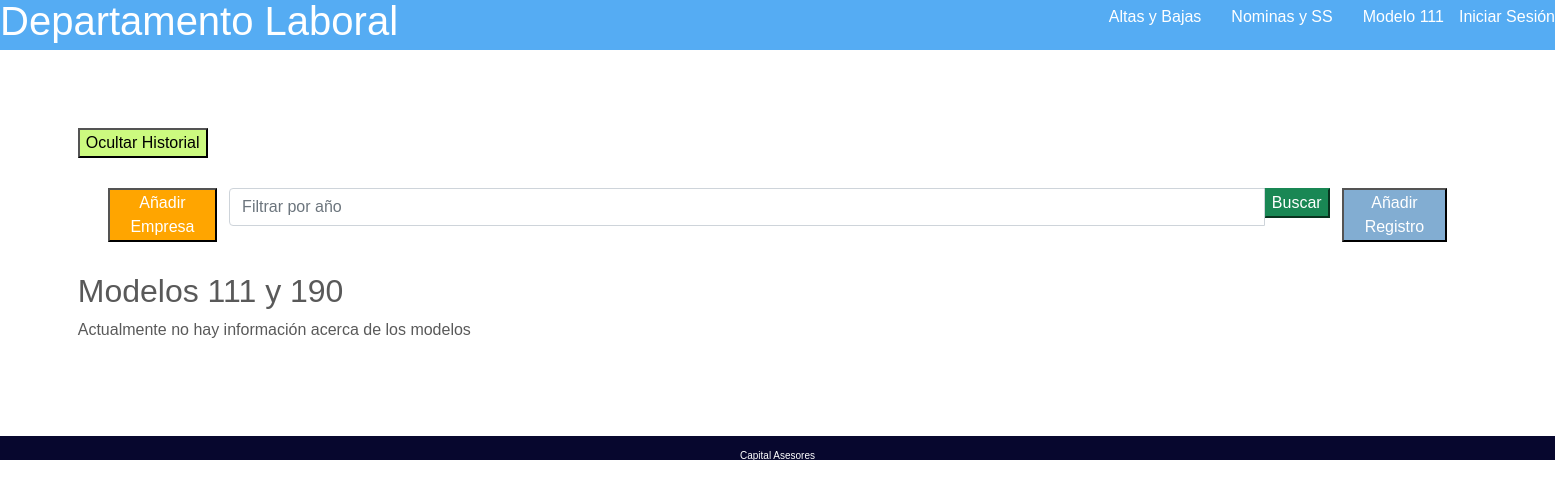
The app's page /modelo111190Historial, older data.
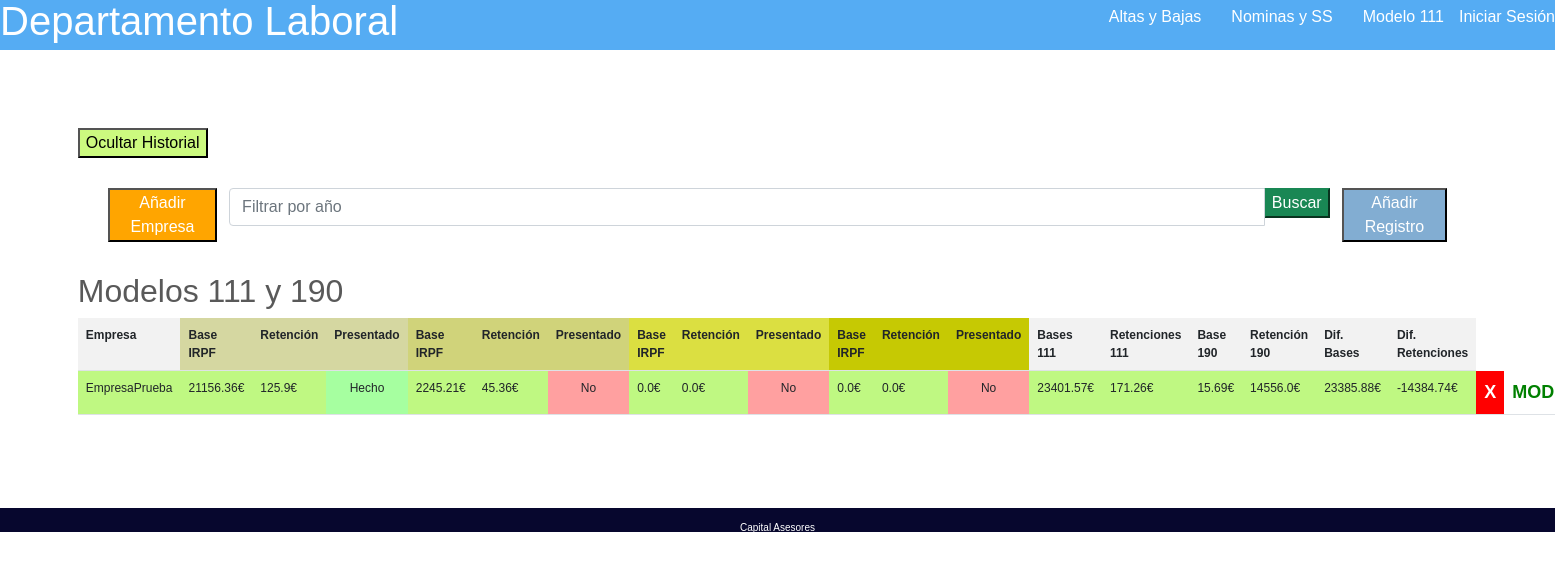
The same page, newer data.
### nucleo/models.py (models this page shows, shortened)
class modelo111190(models.Model):
    baseIRPF1T = models.FloatField(default=0)
    reten1T = models.FloatField(default=0)
    presentado1T = models.BooleanField(default=False)
    baseIRPF2T = models.FloatField(default=0)
    reten2T = models.FloatField(default=0)
    presentado2T = models.BooleanField(default=False)
    baseIRPF3T = models.FloatField(default=0)
    reten3T = models.FloatField(default=0)
    presentado3T = models.BooleanField(default=False)
    baseIRPF4T = models.FloatField(default=0)
    reten4T = models.FloatField(default=0)
    presentado4T = models.BooleanField(default=False)
    base190 = models.FloatField(default=0)
    reten190 = models.FloatField(default=0)
    empresa = models.ForeignKey(Empresa, on_delete=models.CASCADE,  related_name="empresa111")
    anyo = models.IntegerField(default = 2021)
    fin=models.BooleanField(default=False)
    oculto=models.BooleanField(default=False)
    class Meta:
        ordering = ['-anyo']
    @property
    def sumaBase(self):
        return (self.baseIRPF1T + self.baseIRPF2T +self.baseIRPF3T + self.baseIRPF4T)
    """def save(self):
        self.bases111 = self.sumaBase
        super(modelo111190, self).save()"""
    @property
    def sumaRetenciones(self):
        retenciones111=(self.reten1T + self.reten2T + self.reten3T + self.reten4T)
        return retenciones111
    """def save(self):
        self.retenciones111 = self.sumaRetenciones
        super(modelo111190, self).save()"""
    @property
    def diferenciaBase(self):
        return ("{0:.2f}".format(self.sumaBase - self.base190))
    """def save(self):
        self.difBase = self.diferenciaBase
        super(modelo111190, self).save()"""
    @property
    def diferenciaRetencion(self):
        return ("{0:.2f}".format(self.sumaRetenciones - self.reten190))
    """def save(self):
        self.difReten = self.diferenciaRetencion
        super(modelo111190, self).save()   """

class Empresa(models.Model):
    nombre = models.CharField(max_length=50, unique=True)
    asesor = models.ForeignKey(Asesor, on_delete=models.CASCADE,related_name="asesorEmp")

### nucleo/views.py (the view)
# urls.py: path('modelo111190Historial',views.Modelo111190Historial, name="modelo111190Historial"),
def Modelo111190Historial(request):
    queryset = request.GET.get("buscar")
    modelo111=modelo111190.objects.all()
    if queryset:
        modelo111 = modelo111190.objects.filter(
            Q(anyo__icontains = queryset)
        ).distinct
    return render(request, "nucleo/modelo111190Historial.html", {'modelo111':modelo111})

### nucleo/templates/nucleo/modelo111190Historial.html (shortened to what the changed rows need)
{% extends "nucleo/base.html" %}
{% block content %}
    <section class="body">
    <article style="align-self:flex-end">
        <a href="{% url 'modelo111190'  %}" style="color:black"><button style="background-color:#CCFA7F">Ocultar Historial</a>
    </article>
      <section style="display:flex; margin: 30px; justify-content: space-around">
    <article>
    </article>
    <div class="container">
    </div>
    <article>
    </article>
    </section>
<h2>Modelos 111 y 190</h2>
{% if modelo111 %}
    <table class="table table-striped">
        <tr style="font-size:12px">
         <th>Empresa</th>
         <th style="background-color: #E0E3AA">Base IRPF</th>
         <th style="background-color: #E0E3AA">Retención</th>
         <th style="background-color: #E0E3AA">Presentado</th>
         <th style="background-color: #DBDE81">Base IRPF</th>
         <th style="background-color: #DBDE81">Retención</th>
         <th style="background-color: #DBDE81">Presentado</th>
         <th style="background-color: #E7EB45">Base IRPF</th>
         <th style="background-color: #E7EB45">Retención</th>
         <th style="background-color: #E7EB45">Presentado</th>
         <th style="background-color: #D1D403">Base IRPF</th>
         <th style="background-color: #D1D403">Retención</th>
         <th style="background-color: #D1D403">Presentado</th>
         <th>Bases 111</th>
         <th>Retenciones 111</th>
         <th>Base 190</th>
         <th>Retención 190</th>
         <th>Dif. Bases</th>
         <th>Dif. Retenciones</th>
        </tr>
    {% for m in modelo111 %}
        {% ifequal m.empresa.asesor.nombre 'Elena'  %}
         <tr style="background-color:#BFF882">
         {% endifequal %}
         <td style="font-size:12px">{{m.empresa.nombre}}</td>
         <td style="font-size:12px">{{m.baseIRPF1T}}€</td>
         <td style="font-size:12px">{{m.reten1T}}€</td>
         {% if m.presentado1T %}
         <td style="text-align:center; background-color:#A6FFA0; font-size:12px">Hecho</td>
         {% else %}
         <td style="text-align:center; background-color:#FFA0A0; font-size:12px">No</td>
         {% endif %}
          <td style="font-size:12px">{{m.baseIRPF2T}}€</td>
         <td style="font-size:12px">{{m.reten2T}}€</td>
         {% if m.presentado2T %}
         <td style="text-align:center; background-color:#A6FFA0; font-size:12px">Hecho</td>
         {% else %}
         <td style="text-align:center; background-color:#FFA0A0; font-size:12px">No</td>
         {% endif %}
          <td style="font-size:12px">{{m.baseIRPF3T}}€</td>
         <td style="font-size:12px">{{m.reten3T}}€</td>
         {% if m.presentado3T %}
         <td style="text-align:center; background-color:#A6FFA0; font-size:12px">Hecho</td>
         {% else %}
         <td style="text-align:center; background-color:#FFA0A0; font-size:12px">No</td>
         {% endif %}
          <td style="font-size:12px">{{m.baseIRPF4T}}€</td>
         <td style="font-size:12px">{{m.reten4T}}€</td>
         {% if m.presentado4T %}
         <td style="text-align:center; background-color:#A6FFA0; font-size:12px">Hecho</td>
         {% else %}
         <td style="text-align:center; background-color:#FFA0A0; font-size:12px">No</td>
         {% endif %}
         <td style="font-size:12px">{{m.sumaBase}}€</td>
         <td style="font-size:12px">{{m.sumaRetenciones}}€</td>
         <td style="font-size:12px">{{m.base190}}€</td>
         <td style="font-size:12px">{{m.reten190}}€</td>
         <td style="font-size:12px">{{m.diferenciaBase}}€</td>
         <td style="font-size:12px">{{m.diferenciaRetencion}}€</td>
         <td style="font-weight:bold; background-color:red; font-size:18px; text-align:center"><a href="{%url 'deleteModelo111190' m.pk %}" style="color:white; backgorund-color:red">X</a></td>
         <td style="font-weight:bold; background-color:white; font-size:18px; text-align:center"><a href="{%url 'updateModelo111190' m.pk %}" style="color:green">MOD</a></td>
        </tr>
    {% endfor %}
    </table>
{% else %}
    <p>Actualmente no hay información acerca de los modelos</p>
    {% endif %}
</section>
{% endblock %}

Row changes from the older to the newer data that the page shows:
added modelo111190: empresa.nombre "EmpresaPrueba", baseIRPF1T "21156.36", reten1T "125.9", presentado1T "Hecho", baseIRPF2T "2245.21", reten2T "45.36", presentado2T "No", baseIRPF3T "0.0", reten3T "0.0", presentado3T "No", baseIRPF4T "0.0", reten4T "0.0", presentado4T "No", sumaBase "23401.57", sumaRetenciones "171.26", base190 "15.69", reten190 "14556.0", diferenciaBase "23385.88", diferenciaRetencion "-14384.74"
Text that changed along with them:
text no longer shown: "Actualmente no hay información acerca de los modelos"
text now shown: "Empresa Base IRPF Retención Presentado Base IRPF Retención Presentado Base IRPF Retención Presentado Base IRPF Retención Presentado Bases 111 Retenciones 111 Base 190 Retención 190 Dif. Bases Dif. Retenciones"
